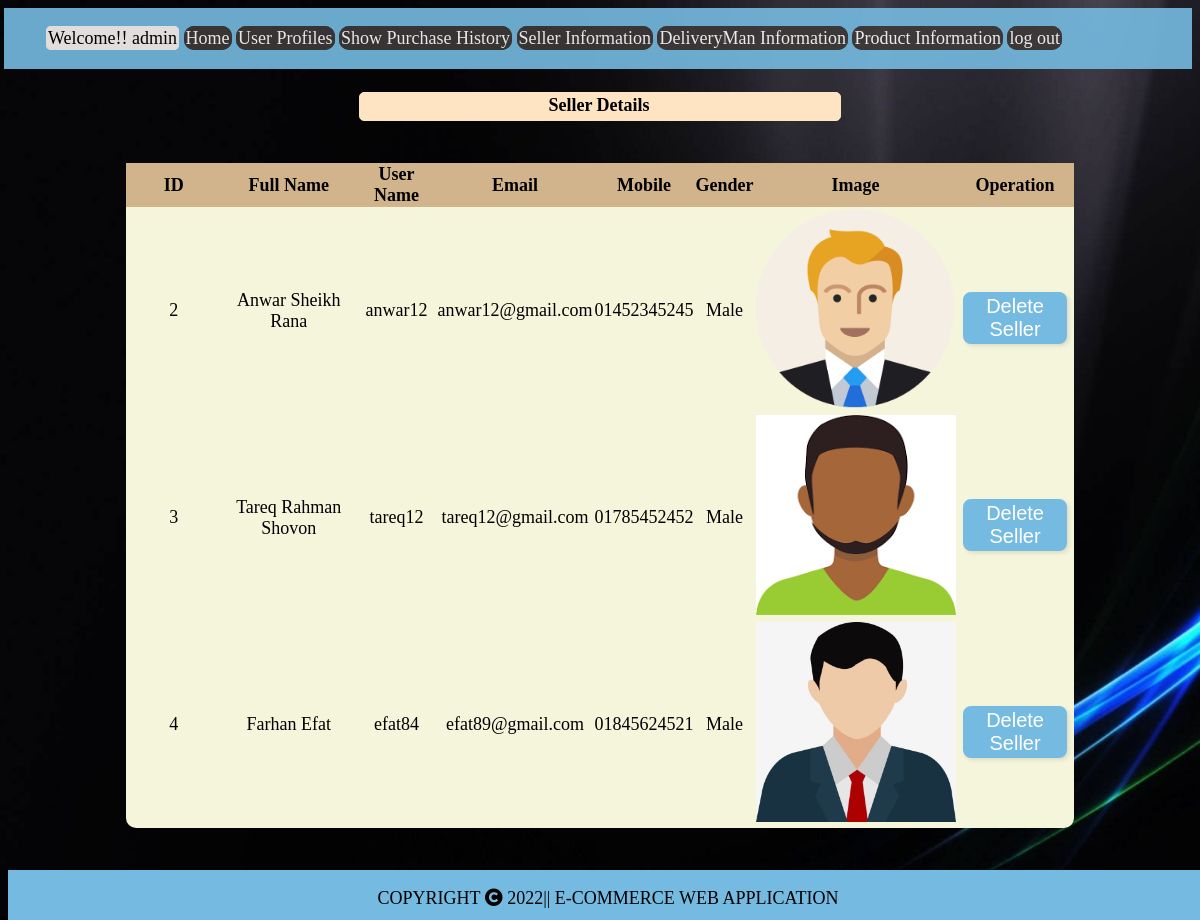
Page /view/display_sellers.php (signed in) on the committed database.
### tables this page shows
CREATE TABLE `sellers` (
  `id` int(250) NOT NULL,
  `fullname` varchar(250) NOT NULL,
  `username` varchar(250) NOT NULL,
  `email` varchar(250) NOT NULL,
  `mobile` varchar(30) NOT NULL,
  `gender` varchar(200) NOT NULL,
  `image` varchar(250) NOT NULL,
  `password` varchar(250) NOT NULL
);

### view/display_sellers.php (the view, shortened to what this page needs)
<?php
include("../model/connection.php");
$link_address2 ='../controller/sellers_delete.php';
?>
<!DOCTYPE html>
<html>
    <head>
    <link
      rel="stylesheet"
      href="https://use.fontawesome.com/releases/v5.15.4/css/all.css"
    />
    <link rel="stylesheet" href="../view/css/displayusers.css">
    </head>
<body>
<?php include('admin_header.php');?>
<br>
<br>
<br>
<br>
<div>
    <span>Seller Details</span>
</div>
<br>
<br>
    <div class="container2">
        <table align="center" >
            <tr>
                <th style="width: 10%;">ID</th>
                <th>Full Name</th>
                <th>User Name</th>
                <th>Email</th>
                <th>Mobile</th>
                <th>Gender</th>
                <th>Image</th>
                <th>Operation</td>
            </tr>
            <?php
            $sql = "Select *from `sellers` ";
            $result = mysqli_query($conn, $sql);
            if ($result) {
                while ($row = mysqli_fetch_assoc($result)) {
                    $id = $row['id'];
                    $fullname = $row['fullname'];
                    $username = $row['username'];
                    $email = $row['email'];
                    $mobile = $row['mobile'];
                    $gender = $row['gender'];
                    echo "<tr>
                    <td> {$id}</td>
                    <td> {$fullname}</td>
                    <td> {$username}</td>
                    <td> {$email}</td>
                    <td> {$mobile}</td>
                    <td> {$gender}</td>
                    <td><img src=../view/images/$row[image]></td>
                    <td>
                    <button><a href='$link_address2?delete_id=".$id."'>Delete Seller</a></button>
                    </td>
                    </tr>";
                }
            }
            ?>
        </table>
        <br>
        <br><br><br>
        </div>
        <?php include('../view/footer.php');?>
</body>
</html>

### view/css/displayusers.css (style rules this page uses)
body { background-image: url("../images/bg.jpg"); background-repeat: no-repeat; background-size: cover; }
img { height: 200px; width: 200px; }
a { text-decoration: none; }
table { width: 80%; background-color: beige; border-collapse: collapse; font-size: 18px; border-radius: 10px; padding-top: 30px; font-family: cursive; }
th { text-align: center; background-color: tan; }
td { text-align: center; }
button { margin-top: 15px; width: 90%; height: 45%; display: flex; justify-content: center; background-color: #75bbe1; border: 2px solid #75bbe1; border-radius: 8px; color: black; font-size: 20px; cursor: pointer; box-shadow: 2px 2px 4px rgba(0, 0, 0, 0.1); transition: all 0.1s ease; margin-left: auto; margin-right: auto; }
span { background-color: bisque; border: 1px solid bisque; border-radius: 5px; display: block; text-align: center; width: 40%; font-size: 18px; font-weight: 700; margin-left: auto; margin-right: auto; padding: 2px 4px 4px 2px; font-family: cursive; }

### view/css/header.css (style rules this page uses)
body { font-size: 18px; font-family: cursive; }
a { color: white; }

### rows in the picture
sellers: id "2", fullname "Anwar Sheikh Rana", username "anwar12", email "anwar12@gmail.com", mobile "01452345245", gender "Male", image (picture)
sellers: id "3", fullname "Tareq Rahman Shovon", username "tareq12", email "tareq12@gmail.com", mobile "01785452452", gender "Male", image (picture)
sellers: id "4", fullname "Farhan Efat", username "efat84", email "efat89@gmail.com", mobile "01845624521", gender "Male", image (picture)

### other values in the picture
$_SESSION['user'] "admin"
